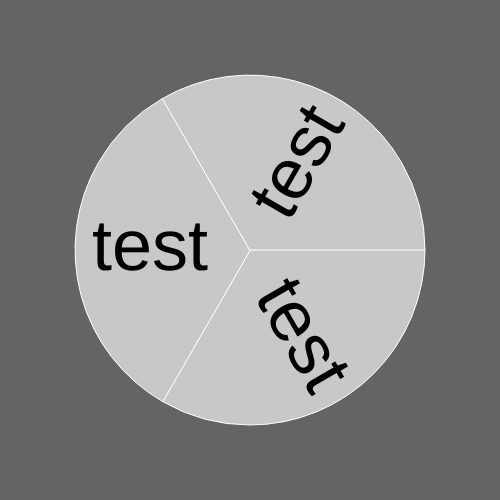
Frame 1 (no input)
Frame 60 (no input): identical to frame 1, image omitted
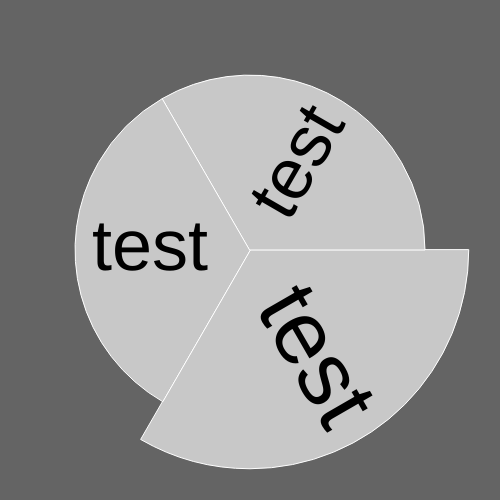
Frame 120 (the mouse pressed at the canvas centre since frame 60)

The p5.js sketch that drew these frames (run headless with seeded random() and noise() and a simulated clock; from frame 60 on, the mouse is pressed at the canvas centre):

// p5.js sketch
// ── sketch.js
let animSpeed = 2;
let arraySize = 3;
let circle = [];

function setup()
{
  angleMode(DEGREES);
  createCanvas(500, 500);
  initCircle();
}

function draw()
{
  background(100);
  stroke(255);

  for (let i = 0; i < circle.length; i++)
  {
    circle[i].draw();
    circle[i].mouseOn();
  }

  //arc(x,y,s,s,sa,ea,PIE);

}

function initCircle()
{
  for (let i = 0; i < arraySize; i++)
  {
    circle[i] = new Element(i, "test");
    circle[i].reposition(i * (360 / arraySize), (i+1) * (360/arraySize));
  }
  console.log(circle);
}

function angle(x1, y1, x2, y2)
{
  let a = Math.atan2(y2 - y1, x2 - x1) * 180 / Math.PI;
  return a;
}

function posAngle(a)
{
  if (a < 0)
  {
    let pA = a + 360;
    return pA;
  }
  else
  {
    return a;
  }
}

function mousePressed()
{
  for (let i = 0; i < circle.length; i++)
  {
    if (circle[i].mouseOn() === true)
    {
      circle[i].toggleSelected();
    }
  }
}

// ── element.js
function Element(id, name)
{
  //Unique element-ID and element name from DB
  this.id    = id;
  this.name  = name;

  //variables used to draw the arc
  this.x     = width / 2;
  this.y     = height / 2;
  this.s     = 350;
  this.start = 0;
  this.end   = 90;

  //AngleWidth
  this.width = this.end - this.start

  this.borderColor = 255;
  this.fillColor   = 200;
  this.textColor   = 0;

  this.text = this.name;

  this.expandedSize = this.s + this.s / 4;
  this.originalSize = this.s;
  this.cooldown = 20;
  this.timer    = 0;
  this.selected = false;


  this.draw = function()
  {
    this.timer++;
    push();
    stroke(this.borderColor);
    fill(this.fillColor);
    arc(this.x, this.y, this.s, this.s, this.start, this.end, PIE);
    this.displayText();
    pop();
  }

  this.mouseOn = function()
  {
    let a = posAngle(angle(this.x, this.y, mouseX, mouseY));
    let d = dist(this.x, this.y, mouseX, mouseY);

    if (a >= this.start && a <= this.end && d <= this.s / 2)
    {
      //console.log(a);
      this.expand();
      return true;
    }
    else
    {
      //console.log(a);
      this.contract();
      return false;
    }
  }

  this.reposition = function(s, e)
  {
    this.start = s;
    this.end   = e;
    this.width = this.end - this.start;
  }

  this.expand = function()
  {
    if (this.s < this.expandedSize && this.timer > this.cooldown)
    {
      this.s = this.s + animSpeed;
    }
  }

  this.contract = function()
  {
    if (this.s > this.originalSize && this.selected === false)
    {
      this.s = this.s - animSpeed;
    }
  }

  this.displayText = function()
  {
    let a = this.start + this.width * 0.5;
    let dir = 1;
    if (a > 90 && a < 270)
    {
      a = a - 180;
      dir = -1;
    }
    ts = this.width;
    push();
    noStroke();
    fill(this.textColor);
    textSize(ts);
    while (textWidth(this.text) >= this.s / 3)
    {
      ts--;
      textSize(ts);
    }
    textAlign(CENTER, CENTER);
    translate(this.x, this.y);
    rotate(a);
    text(this.text, this.s / 3.5 * dir, 0);
    pop();
  }

  this.toggleSelected = function()
  {
    if (this.selected === false)
    {
      this.s = this.expandedSize;
      this.selected = true;
    }
    else
    {
      this.s = this.originalSize;
      this.timer = 0;
      this.selected = false;

    }
  }

  this.initChildren = function()
  {
    //recursively pushing child elements into circle - Array
  }

}
